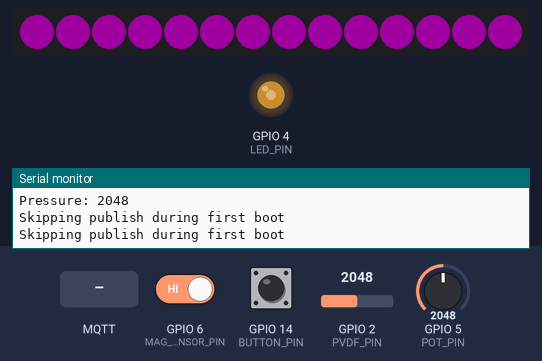
A sketch run on a simulated ESP32-S3. Shown: 14 RGB LEDs in strip order, left to right, output pins drawn as LEDs (lit = HIGH), the last lines printed to the serial monitor. The test bench sets the inputs (shaded band); at power-on: GPIO 5 (POT_PIN) = 2048, GPIO 2 (PVDF_PIN) = 2048, GPIO 6 (MAG_SENSOR_PIN) HIGH, GPIO 14 (BUTTON_PIN) HIGH (analog values on the 0–4095 scale). Dim RGB values are drawn brighter than linear; WiFi joins after 1.5 s; servers stay silent unless stated; the strip is taken to match the declared colour order; random numbers use the default seed unless the sketch sets one; no MQTT or app messages arrive unless stated.

Above: at 3.2 s.
3.3 s: MQTT message "batt_red" arrives on the first subscribed topic
At 3.78 s:
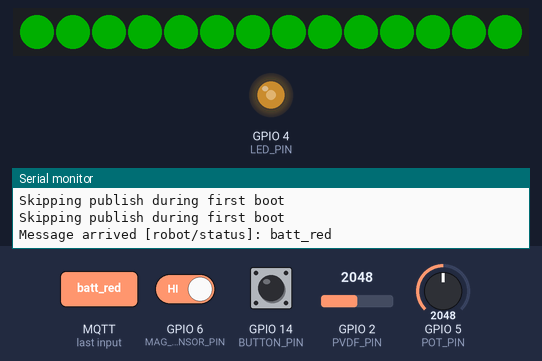
6.0 s: GPIO 5 (POT_PIN) set to 1228
At 6.26 s:
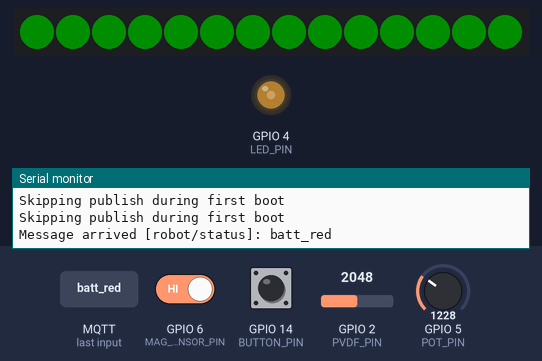
8.3 s: GPIO 2 (PVDF_PIN) set to 210
11.3 s: GPIO 6 (MAG_SENSOR_PIN) driven LOW
12.8 s: GPIO 14 (BUTTON_PIN) pulled LOW for 1 s
14.4 s: GPIO 5 (POT_PIN) set to 491
At 14.54 s:
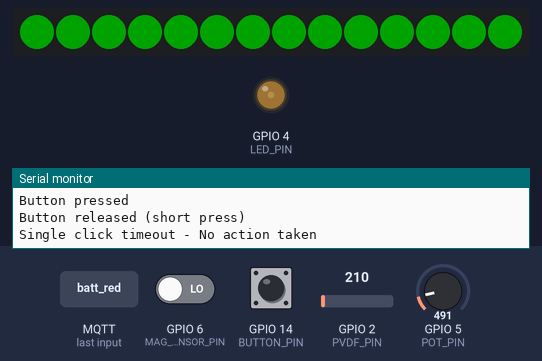
Timing chart, 0 to 17.4 s (numbered marks = the images above; inputs shaded):
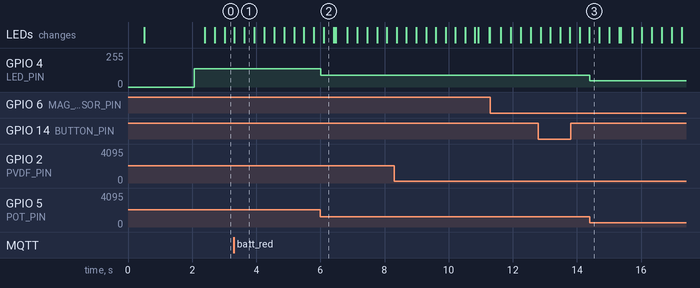

Measured:
- after the input at 6.0 s, GPIO 4 (LED_PIN): 137/255 → 90/255 at once
- after the input at 14.4 s, GPIO 4 (LED_PIN): 90/255 → 48/255 at once

The sketch:

ROS2_ESP32-S3_20250701.ino
```cpp
// Button, Magnetic Sensor, Potentiometer Sensor, PVDF Pressure Sensor

#include <WiFi.h>
#include <WiFiManager.h>
#include <PubSubClient.h>
#include <Adafruit_NeoPixel.h>

#define MAX_LED 14
#define MQTT_SERVER "192.168.0.224"
#define MQTT_PORT 1883
#define MQTT_USERNAME "mouser"
#define MQTT_PASSWORD "m0user"
#define MQTT_TOPIC "robot/control"
#define STATUS_TOPIC "robot/status"

// Pin definitions
#define RGB_PIN 7
#define BUTTON_PIN 14
#define MAG_SENSOR_PIN 6
#define POT_PIN 5
#define LED_PIN 4
#define PVDF_PIN 2

// Timing constants
#define DEBOUNCE_DELAY 50
#define LONG_PRESS_DURATION 3000
#define DOUBLE_CLICK_TIMEOUT 300
#define BOOT_DELAY 5000

char ssid[32] = "";
char password[64] = "";

int sensorValue = 0, outputValue = 0, lastMagSen = -1, pvdfValue = 0;
int minBrightness = 20, clickCount = 0, navColorMode = 0;

unsigned long lastPressTime = 0, pressStartTime = 0, bootTime = 0;
unsigned long noPressureStartTime = 0;

bool buttonPressed = false, longPressSent = false, isPaused = false;
bool lightSen = true, lastLedState = true, batteryLow = false;
bool nav2Available = false, pressureState = false, firstBoot = true;
bool noPressureDetected = false;

Adafruit_NeoPixel strip = Adafruit_NeoPixel(MAX_LED, RGB_PIN, NEO_RGB + NEO_KHZ800);
WiFiClient espClient;
PubSubClient client(espClient);
WiFiManager wifiManager;

// MQTT message callback
void mqttCallback(char* topic, byte* payload, unsigned int length) {
  String statusMsg = "";
  for (unsigned int i = 0; i < length; i++) {
    statusMsg += (char)payload[i];
  }

  Serial.print("Message arrived [");
  Serial.print(topic);
  Serial.print("]: ");
  Serial.println(statusMsg);

  // Handle different status messages
  if (statusMsg == "LightSen_on") lightSen = true;
  else if (statusMsg == "LightSen_off") lightSen = false;
  else if (statusMsg == "batt_red") batteryLow = true;
  else if (statusMsg == "nav2_1") nav2Available = true;
  else if (statusMsg == "nav2_0") nav2Available = false;
  else if (statusMsg == "navStatus_1" || statusMsg == "navStatus_4") navColorMode = 1;
  else if (statusMsg == "navStatus_5") navColorMode = 0;
  else if (statusMsg == "navStatus_6") navColorMode = 2;
  else if (statusMsg == "espRestart") {
    Serial.println("Received espRestart command - restarting ESP32-S3...");
    delay(1000);
    ESP.restart();
  }
}

// Function to connect to Wi-Fi
void setupWiFi() {
  delay(10);
  Serial.println("Starting WiFiManager...");

  wifiManager.setConfigPortalTimeout(180);

  if (!wifiManager.autoConnect("ESP32_Config")) {
    Serial.println("Failed to connect and hit timeout");
    delay(3000);
    ESP.restart();
  }

  Serial.println("Wi-Fi connected!");
  Serial.print("IP address: ");
  Serial.println(WiFi.localIP());
}

// Function to connect to the MQTT broker
void connectToMQTT() {
  int attempts = 0;

  while (!client.connected() && attempts < 3) {
    Serial.println("Connecting to MQTT broker...");

    char clientId[32];
    sprintf(clientId, "ESP32Client-%d", random(1000, 9999));

    if (client.connect(clientId, MQTT_USERNAME, MQTT_PASSWORD)) {
      Serial.println("MQTT connected!");
      client.subscribe(STATUS_TOPIC) ?
        Serial.println("Subscribed to robot/status") :
        Serial.println("Failed to subscribe to robot/status");
      break;
    } else {
      Serial.print("MQTT connection failed, rc=");
      Serial.println(client.state());
      delay(2000);
      attempts++;
    }
  }

  if (!client.connected()) {
    Serial.println("Failed to connect to MQTT after multiple attempts. Will retry later.");
  }
}

// Function to publish a message to the given MQTT topic
void publishMessage(const char* topic, const char* message) {
  // Don't publish during first 5 seconds after boot
  if (firstBoot && (millis() - bootTime < BOOT_DELAY)) {
    Serial.println("Skipping publish during first boot");
    return;
  }

  // After 5 seconds, allow publishing
  if (firstBoot && (millis() - bootTime >= BOOT_DELAY)) {
    firstBoot = false;
    Serial.println("First boot period ended, publishing enabled");
  }

  if (!client.connected()) {
    Serial.println("MQTT disconnected. Reconnecting...");
    connectToMQTT();
  }

  if (client.publish(topic, message)) {
    Serial.print("Published to ");
    Serial.print(topic);
    Serial.print(": ");
    Serial.println(message);
  } else {
    Serial.println("Failed to publish message!");
  }
}

// Function to handle button logic
void handleButton() {
  static unsigned long lastDebounceTime = 0;
  static int lastButtonState = HIGH;
  int buttonState = digitalRead(BUTTON_PIN);

  // Debouncing
  if (buttonState != lastButtonState) {
    lastDebounceTime = millis();
  }

  if ((millis() - lastDebounceTime) > DEBOUNCE_DELAY) {
    bool isButtonPressed = (buttonState == LOW);

    if (isButtonPressed != buttonPressed) {
      buttonPressed = isButtonPressed;

      if (buttonPressed) {
        pressStartTime = millis();
        clickCount++;
        Serial.println("Button pressed");
      } else {
        unsigned long pressDuration = millis() - pressStartTime;

        if (pressDuration < LONG_PRESS_DURATION && !longPressSent) {
          lastPressTime = millis();
          Serial.println("Button released (short press)");
        } else {
          Serial.println("Button released (after long press)");
        }
        longPressSent = false;
      }
    }
  }

  lastButtonState = buttonState;

  // Process long press
  if (buttonPressed && !longPressSent &&
      (millis() - pressStartTime >= LONG_PRESS_DURATION)) {
    publishMessage(MQTT_TOPIC, "navStop");
    Serial.println("Long press detected - Sent 'stop'");
    longPressSent = true;
    clickCount = 0;
  }

  // Process double-click after button releases
  if (!buttonPressed && clickCount == 2 &&
      (millis() - lastPressTime <= DOUBLE_CLICK_TIMEOUT)) {
    if (isPaused) {
      publishMessage(MQTT_TOPIC, "navCon");
      Serial.println("Double click - Sent 'resume'");
      isPaused = false;
    } else {
      publishMessage(MQTT_TOPIC, "navPause");
      Serial.println("Double click - Sent 'pause'");
      isPaused = true;
    }
    clickCount = 0;
  }

  // Reset click count if timeout occurs
  if (!buttonPressed && clickCount > 0 &&
      (millis() - lastPressTime > DOUBLE_CLICK_TIMEOUT)) {
    if (clickCount == 1) {
      Serial.println("Single click timeout - No action taken");
    }
    clickCount = 0;
  }
}

void RGB_Light(int R, int G, int B) {
  R = map(R, 0, 255, 0, 100);
  G = map(G, 0, 255, 0, 100);
  B = map(B, 0, 255, 0, 100);
  uint32_t color = strip.Color(G, R, B);

  for (uint8_t i = 0; i < MAX_LED; i++) {
    strip.setPixelColor(i, color);
  }
  strip.show();
}

void RGB_Breathing() {
  static uint8_t brightness = 0;
  static int8_t fadeAmount = 1;

  if (batteryLow) {
    RGB_Light(brightness, 0, 0); // Red breathing when battery is low
  } else if (navColorMode == 1) {
    RGB_Light(0, brightness, 0); // Green breathing when navigation is running
  } else if (navColorMode == 2) {
    RGB_Light(brightness, brightness, 0); // Yellow breathing when navigation is stopped
  } else {
    RGB_Light(0, brightness, brightness); // Teal breathing for normal state
  }

  brightness += fadeAmount;
  if (brightness == 0 || brightness == 200) fadeAmount = -fadeAmount;
}

void handlePotentiometer() {
  sensorValue = analogRead(POT_PIN);

  if (lightSen) {
    outputValue = map(sensorValue, 0, 4095, minBrightness, 255);
    analogWrite(LED_PIN, outputValue);

    if (!lastLedState) {
      lastLedState = true;
    }
  } else {
    outputValue = 0;
    analogWrite(LED_PIN, outputValue);

    if (lastLedState) {
      Serial.println("Led Off!");
      lastLedState = false;
    }
  }
}

void handleMagneticSensor() {
  int magSen = digitalRead(MAG_SENSOR_PIN);

  if (magSen != lastMagSen) {
    if (magSen == 0) {
      Serial.println("MagSen is 0, handle attached!");
      publishMessage(MQTT_TOPIC, "attached");
      publishMessage(MQTT_TOPIC, "navPause");
    } else {
      Serial.println("MagSen is 1, handle detached!");
      publishMessage(MQTT_TOPIC, "detached");
      publishMessage(MQTT_TOPIC, "navCon");
    }
    lastMagSen = magSen;
  }
}

void handlePVDFPressureSensor() {
  pvdfValue = analogRead(PVDF_PIN);

  // Reduce noise by setting small values to 0
  if (pvdfValue < 250) pvdfValue = 0;

  // Handle no pressure detection with 3-second delay
  if (pvdfValue == 0 && pressureState) {
    if (!noPressureDetected) {
      // Start the no pressure timer
      noPressureStartTime = millis();
      noPressureDetected = true;
      Serial.println("No pressure detected - starting 3-second timer");
    } else if (millis() - noPressureStartTime >= 3000) {
      // 3 seconds have passed, send the messages
      Serial.print("No pressure confirmed after 3 seconds: ");
      Serial.println(pvdfValue);
      publishMessage(MQTT_TOPIC, "no_pressure");
      publishMessage(MQTT_TOPIC, "navStop");
      pressureState = false;
      noPressureDetected = false;
    }
  } else if (pvdfValue > 1000 && !pressureState) {
    // Pressure detected - reset no pressure timer and send immediate message
    if (noPressureDetected) {
      Serial.println("Pressure detected - canceling no pressure timer");
      noPressureDetected = false;
    }
    Serial.print("Pressure: ");
    Serial.println(pvdfValue);
    publishMessage(MQTT_TOPIC, "pressure");
    publishMessage(MQTT_TOPIC, "navCon");
    pressureState = true;
  } else if (pvdfValue > 0 && pvdfValue <= 1000 && noPressureDetected) {
    noPressureStartTime = millis();
  }
}

void setup() {
  Serial.begin(115200);
  delay(500);

  strip.begin();
  strip.show();

  Serial.println("ESP32 MQTT Button Controller Starting...");

  pinMode(BUTTON_PIN, INPUT_PULLUP);
  pinMode(MAG_SENSOR_PIN, INPUT);
  pinMode(LED_PIN, OUTPUT);

  analogReadResolution(12);
  randomSeed(analogRead(0));

  setupWiFi();

  client.setServer(MQTT_SERVER, MQTT_PORT);
  client.setCallback(mqttCallback);

  bootTime = millis();

  Serial.println("Setup complete!");
}

void loop() {
  RGB_Breathing();
  yield();

  if (!client.connected()) {
    connectToMQTT();
  }

  client.loop();

  handleButton();
  handlePotentiometer();
  handleMagneticSensor();
  handlePVDFPressureSensor();

  delay(10);
}
```
